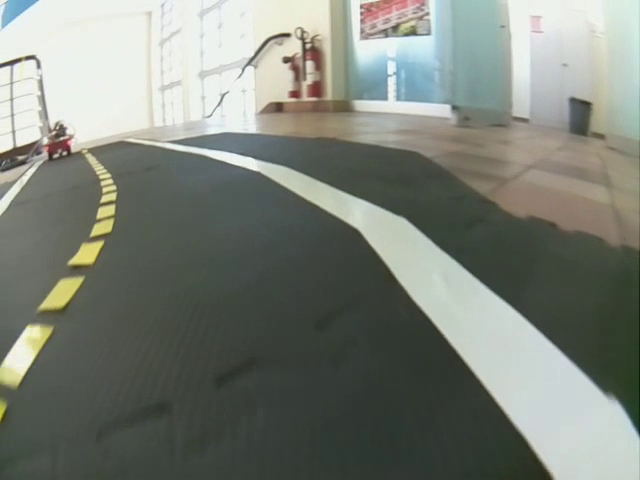
#> input picture test_image.png, 640 x 480 px, given in place of the camera
$ python cam_detection.py
#> lines starting #> are read from the running program, lines starting #| are printed output that depends on the picture; after the words box and inside, x2 and y2 are one past the last pixel; in counts of white or black regions, pixels touching at a corner belong together
### tld.py
import cv2
import numpy as np

class ColorRange:
    """
    The Color Range class holds one or multiple color ranges. It can easily be generated with
    the :py:meth:`fromDict` class method and extends the `OpenCV's inRange <https://docs.opencv.org/3.4/d2/de8/group__core__array.html#ga48af0ab51e36436c5d04340e036ce981>`_
    method to work with multiple color ranges.
    All colours must be given in ``HSV`` space.
    Args:
        low (:obj:`numpy array`): An ``Nx3`` array with the low ends of ``N`` colour ranges.
        high (:obj:`numpy array`): An ``Nx3`` array with the high ends of ``N`` colour ranges.
    """

    def __init__(self, low, high):
        self.low = low
        self.high = high

    @classmethod
    def fromDict(cls, dictionary):
        """
        Generates a :py:class:`ColorRange` object from a dictionary. Expects the colors to be given in ``HSV`` space.
        If multi-entry ranges are provided (e.g. if you are interested in yellow and white), then each should have
        keys ``high_X`` and ``low_X``, see example bellow:
        Examples:
            Single-entry color range::
                { 'low': [0,0,150], 'high': [180,60,255] }
            Multi-entry color range::
                { 'low_1': [0,0,150], 'high_1': [180,60,255], 'low_2': [165,140,100], 'high_2': [180,255,255] }
        Args:
            dictionary (:obj:`dict`): The yaml dictionary describing the color ranges.
        Returns:
            :obj:`ColorRange`: the generated ColorRange object
        """

        # if only two entries: single-entry, if more: multi-entry
        if len(dictionary) == 2:
            assert "low" in dictionary, "Key 'low' must be in dictionary"
            assert "high" in dictionary, "Key 'high' must be in dictionary"
            low = np.array(dictionary["low"]).reshape((1, 3))
            high = np.array(dictionary["high"]).reshape((1, 3))

        elif len(dictionary) % 2 == 0:

            # make the keys tuples with `low` or `high` and the id of the entry
            dictionary = {tuple(k.split("_")): v for k, v in list(dictionary.items())}
            entry_indices = set([k[1] for k, _ in list(dictionary.items())])

            assert len(entry_indices) == len(dictionary) / 2, (
                "The multi-entry definition doesn't " "follow the requirements"
            )

            # build an array for the low and an array for the high range bounds
            low = np.zeros((len(entry_indices), 3))
            high = np.zeros((len(entry_indices), 3))
            for idx, entry in enumerate(entry_indices):
                low[idx] = dictionary[("low", entry)]
                high[idx] = dictionary[("high", entry)]

        else:
            raise ValueError(
                "The input dictionary has two have an even number of "
                "entries: a low and high value for each color range."
            )

        return cls(low=low, high=high)

    def inRange(self, image):
        """
        Applies the `OpenCV inRange <https://docs.opencv.org/3.4/d2/de8/group__core__array.html#ga48af0ab51e36436c5d04340e036ce981>`_
        method to every color range entry. Returns the bitwise OR of the results.
        In other words, returns a binary map with 1 for the pixels of the input image that fall in at least one of
        the color ranges.
        Args:
            image (:obj:`numpy array`): an ``HSV`` image
        Returns:
            :obj:`numpy array`: a two-dimensional binary map
        """

        selection = cv2.inRange(image, self.low[0], self.high[0])
        for i in range(1, len(self.low)):
            current = cv2.inRange(image, self.low[i], self.high[i])
            selection = cv2.bitwise_or(current, selection)

        return selection

    @property
    def representative(self):
        """
        Provides an representative color for this color range. This is the average color of the first range (if more
        than one ranges are set).
        Returns:
            :obj:`list`: a list with 3 entries representing an HSV color
        """

        return list(0.5 * (self.high[0] + self.low[0]).astype(int))

class Detections:
    """
    This is a data class that can be used to store the results of the line detection procedure performed
    by :py:class:`LineDetector`.
    """

    def __init__(self, lines, normals, centers, map):
        self.lines = lines  #: An ``Nx4`` array with every row representing a line ``[x1, y1, x2, y2]``
        self.normals = normals  #: An ``Nx2`` array with every row representing the normal of a line ``[nx,
        # ny]``

        self.centers = centers  #: An ``Nx2`` array with every row representing the center of a line ``[cx,
        # cy]``

        self.map = map  #: A binary map of the area from which the line segments were extracted


class LineDetector:
    """
    The Line Detector can be used to extract line segments from a particular color range in an image. It combines
    edge detection, color filtering, and line segment extraction.
    This class was created for the goal of extracting the white, yellow, and red lines in the Duckiebot's camera stream
    as part of the lane localization pipeline. It is setup in a way that allows efficient detection of line segments in
    different color ranges.
    In order to process an image, first the :py:meth:`setImage` method must be called. In makes an internal copy of the
    image, converts it to `HSV color space <https://en.wikipedia.org/wiki/HSL_and_HSV>`_, which is much better for
    color segmentation, and applies `Canny edge detection <https://en.wikipedia.org/wiki/Canny_edge_detector>`_.
    Then, to do the actual line segment extraction, a call to :py:meth:`detectLines` with a :py:class:`ColorRange`
    object must be made. Multiple such calls with different colour ranges can be made and these will reuse the
    precomputed HSV image and Canny edges.
    Args:
        canny_thresholds (:obj:`list` of :obj:`int`): a list with two entries that specify the thresholds for the hysteresis procedure, details `here <https://docs.opencv.org/2.4/modules/imgproc/doc/feature_detection.html?highlight=canny#canny>`__, default is ``[80, 200]``
        canny_aperture_size (:obj:`int`): aperture size for a Sobel operator, details `here <https://docs.opencv.org/2.4/modules/imgproc/doc/feature_detection.html?highlight=canny#canny>`__, default is 3
        dilation_kernel_size (:obj:`int`): kernel size for the dilation operation which fills in the gaps in the color filter result, default is 3
        hough_threshold (:obj:`int`): Accumulator threshold parameter. Only those lines are returned that get enough votes, details `here <https://docs.opencv.org/2.4/modules/imgproc/doc/feature_detection.html?highlight=houghlinesp#houghlinesp>`__, default is 2
        hough_min_line_length (:obj:`int`): Minimum line length. Line segments shorter than that are rejected, details `here <https://docs.opencv.org/2.4/modules/imgproc/doc/feature_detection.html?highlight=houghlinesp#houghlinesp>`__, default is 3
        hough_max_line_gap (:obj:`int`): Maximum allowed gap between points on the same line to link them, details `here <https://docs.opencv.org/2.4/modules/imgproc/doc/feature_detection.html?highlight=houghlinesp#houghlinesp>`__, default is 1
    """

    def __init__(
            self,
            canny_thresholds=[80, 200],
            canny_aperture_size=3,
            dilation_kernel_size=3,
            hough_threshold=2,
            hough_min_line_length=3,
            hough_max_line_gap=1,
    ):

        self.canny_thresholds = canny_thresholds
        self.canny_aperture_size = canny_aperture_size
        self.dilation_kernel_size = dilation_kernel_size
        self.hough_threshold = hough_threshold
        self.hough_min_line_length = hough_min_line_length
        self.hough_max_line_gap = hough_max_line_gap

        # initialize the variables that will hold the processed images
        self.bgr = np.empty(0)  #: Holds the ``BGR`` representation of an image
        self.hsv = np.empty(0)  #: Holds the ``HSV`` representation of an image
        self.canny_edges = np.empty(0)  #: Holds the Canny edges of an image

    def setImage(self, image):
        """
        Sets the :py:attr:`bgr` attribute to the provided image. Also stores
        an `HSV <https://en.wikipedia.org/wiki/HSL_and_HSV>`_ representation of the image and the
        extracted `Canny edges <https://en.wikipedia.org/wiki/Canny_edge_detector>`_. This is separated from
        :py:meth:`detectLines` so that the HSV representation and the edge extraction can be reused for multiple
        colors.
        Args:
            image (:obj:`numpy array`): input image
        """

        self.bgr = np.copy(image)
        self.hsv = cv2.cvtColor(image, cv2.COLOR_BGR2HSV)
        self.canny_edges = self.findEdges()

    # [7 lines left out: function getImage, not called in this run]

    def findEdges(self):
        """
        Applies `Canny edge detection <https://en.wikipedia.org/wiki/Canny_edge_detector>`_ to a ``BGR`` image.
        Returns:
            :obj:`numpy array`: a binary image with the edges
        """
        edges = cv2.Canny(
            self.bgr,
            self.canny_thresholds[0],
            self.canny_thresholds[1],
            apertureSize=self.canny_aperture_size,
        )
        return edges

    def houghLine(self, edges):
        """
        Finds line segments in a binary image using the probabilistic Hough transform. Based on the OpenCV function
        `HoughLinesP <https://docs.opencv.org/2.4/modules/imgproc/doc/feature_detection.html?highlight=houghlinesp
        #houghlinesp>`_.
        Args:
            edges (:obj:`numpy array`): binary image with edges
        Returns:
             :obj:`numpy array`: An ``Nx4`` array where each row represents a line ``[x1, y1, x2, y2]``. If no lines
             were detected, returns an empty list.
        """
        lines = cv2.HoughLinesP(
            edges,
            rho=1,
            theta=np.pi / 180,
            threshold=self.hough_threshold,
            minLineLength=self.hough_min_line_length,
            maxLineGap=self.hough_max_line_gap,
        )
        if lines is not None:
            lines = lines.reshape((-1, 4))  # it has an extra dimension
        else:
            lines = []

        return lines

    def colorFilter(self, color_range):
        """
        Obtains the regions of the image that fall in the provided color range and the subset of the detected Canny
        edges which are in these regions. Applies a `dilation <https://homepages.inf.ed.ac.uk/rbf/HIPR2/dilate.htm>`_
        operation to smooth and grow the regions map.
        Args:
            color_range (:py:class:`ColorRange`): A :py:class:`ColorRange` object specifying the desired colors.
        Returns:
            :obj:`numpy array`: binary image with the regions of the image that fall in the color range
            :obj:`numpy array`: binary image with the edges in the image that fall in the color range
        """
        # threshold colors in HSV space
        map = color_range.inRange(self.hsv)

        # binary dilation: fills in gaps and makes the detected regions grow
        kernel = cv2.getStructuringElement(
            cv2.MORPH_ELLIPSE, (self.dilation_kernel_size, self.dilation_kernel_size)
        )
        map = cv2.dilate(map, kernel)

        # extract only the edges which come from the region with the selected color
        edge_color = cv2.bitwise_and(map, self.canny_edges)

        return map, edge_color

    def findNormal(self, map, lines):
        """
        Calculates the centers of the line segments and their normals.
        Args:
            map (:obj:`numpy array`):  binary image with the regions of the image that fall in a given color range
            lines (:obj:`numpy array`): An ``Nx4`` array where each row represents a line. If no lines were detected,
            returns an empty list.
        Returns:
            :obj:`tuple`: a tuple containing:
                 * :obj:`numpy array`: An ``Nx2`` array where each row represents the center point of a line. If no lines were detected returns an empty list.
                 * :obj:`numpy array`: An ``Nx2`` array where each row represents the normal of a line. If no lines were detected returns an empty list.
        """
        normals = []
        centers = []
        if len(lines) > 0:
            length = np.sum((lines[:, 0:2] - lines[:, 2:4]) ** 2, axis=1, keepdims=True) ** 0.5
            dx = 1.0 * (lines[:, 3:4] - lines[:, 1:2]) / length
            dy = 1.0 * (lines[:, 0:1] - lines[:, 2:3]) / length

            centers = np.hstack([(lines[:, 0:1] + lines[:, 2:3]) / 2, (lines[:, 1:2] + lines[:, 3:4]) / 2])
            x3 = (centers[:, 0:1] - 3.0 * dx).astype("int")
            y3 = (centers[:, 1:2] - 3.0 * dy).astype("int")
            x4 = (centers[:, 0:1] + 3.0 * dx).astype("int")
            y4 = (centers[:, 1:2] + 3.0 * dy).astype("int")

            np.clip(x3, 0, map.shape[1] - 1, out=x3)
            np.clip(y3, 0, map.shape[0] - 1, out=y3)
            np.clip(x4, 0, map.shape[1] - 1, out=x4)
            np.clip(y4, 0, map.shape[0] - 1, out=y4)

            flag_signs = (np.logical_and(map[y3, x3] > 0, map[y4, x4] == 0)).astype("int") * 2 - 1
            normals = np.hstack([dx, dy]) * flag_signs

        return centers, normals

    def detectLines(self, color_range):
        """
        Detects the line segments in the currently set image that occur in and the edges of the regions of the image
        that are within the provided colour ranges.
        Args:
            color_range (:py:class:`ColorRange`): A :py:class:`ColorRange` object specifying the desired colors.
        Returns:
            :py:class:`Detections`: A :py:class:`Detections` object with the map of regions containing the desired colors, and the detected lines, together with their center points and normals,
        """
        map, edge_color = self.colorFilter(color_range)
        lines = self.houghLine(edge_color)
        centers, normals = self.findNormal(map, lines)
        return Detections(lines=lines, normals=normals, map=map, centers=centers)

def plotSegments(image, detections):
    """
    Draws a set of line segment detections on an image.
    Args:
        image (:obj:`numpy array`): an image
        detections (`dict`): a dictionary that has keys :py:class:`ColorRange` and values :py:class:`Detection`
    Returns:
        :obj:`numpy array`: the image with the line segments drawn on top of it.
    """

    im = np.copy(image)

    for color_range, det in list(detections.items()):

        # convert HSV color to BGR
        c = color_range.representative
        c = np.uint8([[[c[0], c[1], c[2]]]])
        color = cv2.cvtColor(c, cv2.COLOR_HSV2BGR).squeeze().astype(int)
        # plot all detected line segments and their normals
        for i in range(len(det.normals)):
            center = det.centers[i]
            normal = det.normals[i]
            im = cv2.line(
                im,
                tuple(center.astype(int)),
                tuple((center + 10 * normal).astype(int)),
                color=(0, 0, 0),
                thickness=2,
            )
            # im = cv2.circle(im, (center[0], center[1]), radius=3, color=color, thickness=-1)
        for line in det.lines:
            im = cv2.line(im, (line[0], line[1]), (line[2], line[3]), color=(0, 0, 0), thickness=5)
            im = cv2.line(
                im, (line[0], line[1]), (line[2], line[3]), color=tuple([int(x) for x in color]), thickness=2
            )
    return im


# [26 lines left out: function plotMaps, not called in this run]

### cam_detection.py
import tld
import cv2
import numpy as np

# Set hsv ranges for colors
yellow_range = {'low': [25, 140, 100], 'high': [45, 255, 255]}
white_range = {'low': [0, 0, 150], 'high': [180, 100, 255]}
red_range = {'low_1': [0,140,100], 'high_1': [15,255,255], 'low_2': [165,140,100], 'high_2': [180,255,255]}
colors = {"red": red_range, "yellow": yellow_range, "white": white_range}
color_ranges = {color: tld.ColorRange.fromDict(d) for color, d in list(colors.items())}

# Initialize detector
detector = tld.LineDetector()

#cap = cv2.VideoCapture("images/test_video.mp4")
cap = cv2.VideoCapture(0)
while(cap.isOpened()):
    _, image = cap.read()
#> image is the input picture: shape (480, 640, 3); mean B, G, R 120.9, 129.8, 124.7

    # Resize the image to the desired dimensions
    height_original, width_original = image.shape[0:2]
#> height_original = 480; width_original = 640
    img_size = (width_original, height_original)
#> img_size = (640, 480)
    top_cutoff = int(height_original * 0.4)
#> top_cutoff = 192
    if img_size[0] != width_original or img_size[1] != height_original:
        image = cv2.resize(image, img_size, interpolation=cv2.INTER_NEAREST)
    image = image[top_cutoff:, :, :]
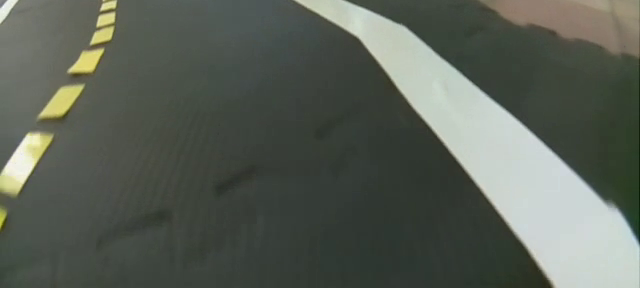
#> image: shape (288, 640, 3); mean B, G, R 86.7, 96.3, 90.2

    # Extract the line segments for every color
    detector.setImage(image)
#> in setImage, `self.hsv = cv2.cvtColor(image, cv2.COLOR_BGR2HSV)`: self.hsv: shape (288, 640, 3); mean H, S, V 55.7, 32, 96.8
#> in findEdges, `edges = cv2.Canny( self.bgr, self.canny_thresholds[0], self.canny_thre..`:
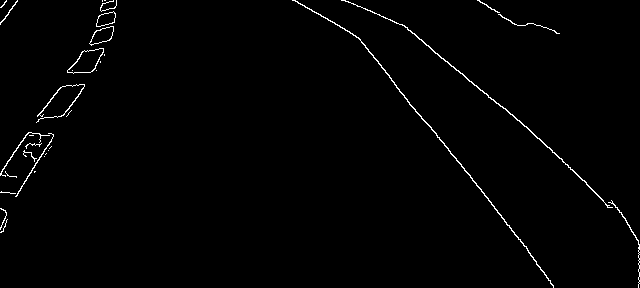
#> edges: shape (288, 640); 1.2% white in thin lines or dots
    detections = {
        color: detector.detectLines(ranges) for color, ranges in list(color_ranges.items())
    }
#> in inRange, `selection = cv2.inRange(image, self.low[0], self.high[0])`: selection: shape (288, 640); every value is 0
#> in houghLine, `lines = cv2.HoughLinesP( edges, rho=1, theta=np.pi / 180, threshold=se..`: lines = None
#> in detectLines, `lines = self.houghLine(edge_color)`: lines = []
#> in inRange (call 2), `selection = cv2.inRange(image, self.low[0], self.high[0])`: selection: shape (288, 640); 0.1% white in thin lines or dots, all inside (x1, y1, x2, y2) = (0, 9, 114, 228)
#> in colorFilter (call 2), `map = cv2.dilate(map, kernel)`: map: shape (288, 640); 0.26% white; 10 white regions (4 under 20 px), largest, box (x1, y1, x2, y2) and area: (49, 88, 85, 119) 130, (0, 211, 7, 229) 81, (92, 51, 105, 73) 77, (72, 72, 92, 75) 56, (40, 140, 53, 159) 56, (95, 40, 110, 45) 42
#> in colorFilter (call 2), `edge_color = cv2.bitwise_and(map, self.canny_edges)`:
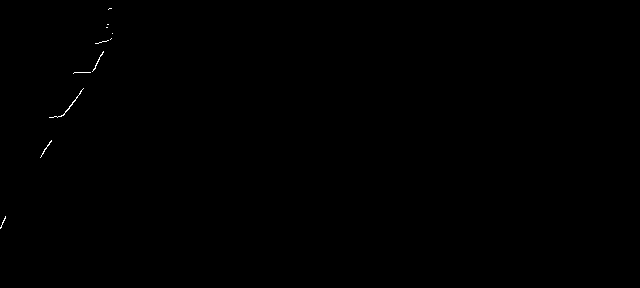
#> edge_color: shape (288, 640); 0.09% white in thin lines or dots, all inside (x1, y1, x2, y2) = (0, 8, 113, 229)
#> in houghLine (call 2), `lines = cv2.HoughLinesP( edges, rho=1, theta=np.pi / 180, threshold=se..`: lines = 17 rows, first 6: [72, 102, 77, 97], [43, 153, 45, 148], [65, 111, 70, 106], [69, 106, 75, 100], [0, 227, 5, 217], [100, 42, 104, 41]
#> in findNormal (call 2), `centers = np.hstack([(lines[:, 0:1] + lines[:, 2:3]) / 2, (lines[:, 1:..`: centers = 17 rows, first 8: [74.5, 99.5], [44, 150.5], [67.5, 108.5], [72, 103], [2.5, 222], [102, 41.5], [79, 72], [48.5, 143.5]
#> in findNormal (call 2), `normals = np.hstack([dx, dy]) * flag_signs`: normals = 17 rows, first 8: [-0.707, -0.707], [-0.928, -0.371], [0.707, 0.707], [0.707, 0.707], [0.894, 0.447], [0.243, 0.97], [0, 1], [0.949, 0.316]
#> in __init__ (call 2), `self.lines = lines`: self.lines has the same summary as lines in houghLine
#> in __init__ (call 2), `self.normals = normals`: self.normals has the same summary as normals in findNormal
#> in __init__ (call 2), `self.centers = centers`: self.centers has the same summary as centers in findNormal
#> in inRange (call 3), `selection = cv2.inRange(image, self.low[0], self.high[0])`:
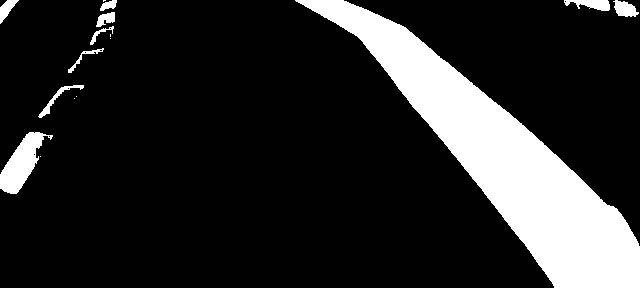
#> selection: shape (288, 640); 16% white; 16 white regions (6 under 20 px), largest, box (x1, y1, x2, y2) and area: (295, 0, 640, 288) 26341, (0, 132, 53, 194) 1482, (564, 0, 610, 11) 320
#> in colorFilter (call 3), `map = cv2.dilate(map, kernel)`:
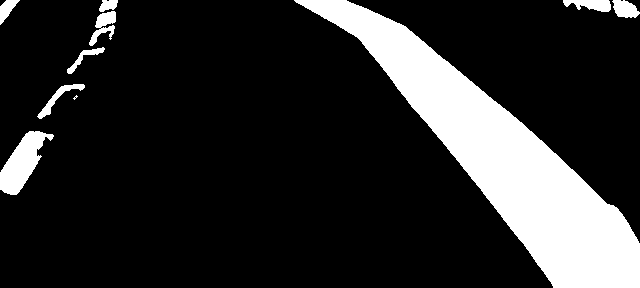
#> map: shape (288, 640); 16.7% white; 10 white regions (1 under 20 px), largest, box (x1, y1, x2, y2) and area: (294, 0, 640, 288) 26972, (0, 131, 54, 195) 1657, (89, 11, 116, 46) 437
#> in colorFilter (call 3), `edge_color = cv2.bitwise_and(map, self.canny_edges)`:
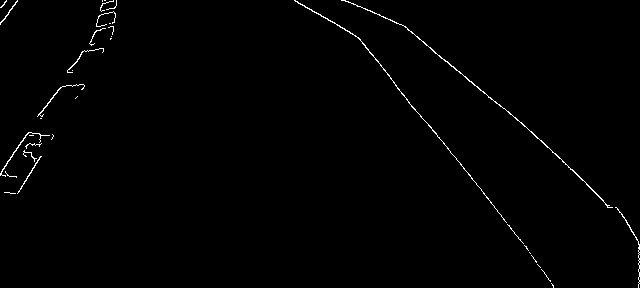
#> edge_color: shape (288, 640); 0.84% white in thin lines or dots
#> in houghLine (call 3), `lines = cv2.HoughLinesP( edges, rho=1, theta=np.pi / 180, threshold=se..`: lines = 109 rows, first 6: [581, 178, 600, 198], [12, 154, 28, 132], [348, 1, 358, 6], [80, 54, 83, 51], [552, 152, 562, 160], [621, 213, 639, 244]
#> in __init__ (call 3), `self.lines = lines`: self.lines has the same summary as lines in houghLine
#> detections = 3 items

    # Remove the offset in coordinates coming from the removing of the top part and
    arr_cutoff = np.array([0, top_cutoff, 0, top_cutoff])
#> arr_cutoff = [0, 192, 0, 192]
    arr_ratio = np.array(
        [
            1.0 / img_size[1],
            1.0 / img_size[0],
            1.0 / img_size[1],
            1.0 / img_size[0],
        ]
    )
#> arr_ratio = [0.00208, 0.00156, 0.00208, 0.00156]
    # Plot Segments
    colorrange_detections = {color_ranges[c]: det for c, det in list(detections.items())}
#> colorrange_detections = 3 items
    debug_img = tld.plotSegments(image, colorrange_detections)
#> the loop in plotSegments, `for color_range, det in list(detections.items()):` made 3 passes
#> (c, color) on passes 1 to 3: ([[7, 197, 177]], [40, 72, 177]), ([[35, 197, 177]], [40, 177, 154]), ([[90, 50, 202]], [202, 202, 162])
#> after the loop in plotSegments, `for color_range, det in list(detections.items()):`:
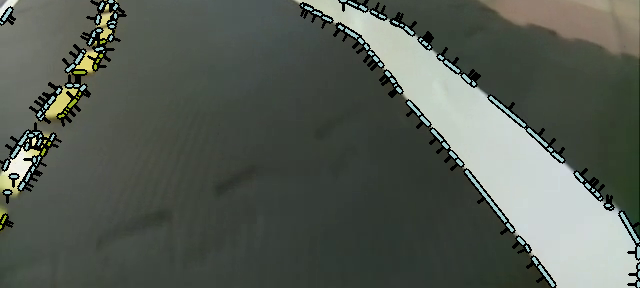
#> im: shape (288, 640, 3); 5.74% of pixels changed, all inside (x1, y1, x2, y2) = (0, 0, 640, 288)
    cv2.imshow("result", debug_img)
    if cv2.waitKey(1) & 0xFF == ord('q'):
#> (key q is pressed here)
        break
cap.release()
cv2.destroyAllWindows()
